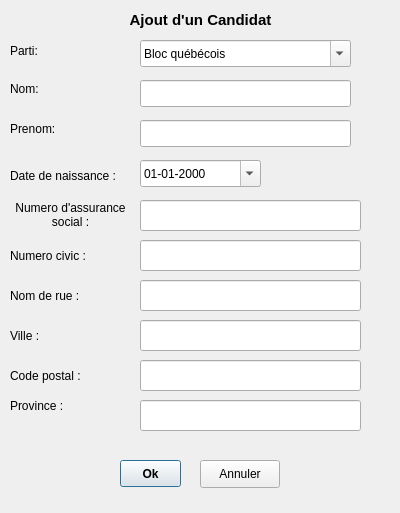
<?xml version="1.0" encoding="UTF-8"?>
<ui version="4.0">
 <class>candidatinterfaceClass</class>
 <widget class="QDialog" name="candidatinterfaceClass">
  <property name="geometry">
   <rect>
    <x>0</x>
    <y>0</y>
    <width>400</width>
    <height>513</height>
   </rect>
  </property>
  <property name="windowTitle">
   <string>candidatinterface</string>
  </property>
  <widget class="QLabel" name="label_nomC">
   <property name="geometry">
    <rect>
     <x>10</x>
     <y>80</y>
     <width>121</width>
     <height>17</height>
    </rect>
   </property>
   <property name="text">
    <string>Nom: </string>
   </property>
  </widget>
  <widget class="QLineEdit" name="lineEdit_nomC">
   <property name="geometry">
    <rect>
     <x>140</x>
     <y>80</y>
     <width>211</width>
     <height>27</height>
    </rect>
   </property>
  </widget>
  <widget class="QLabel" name="label_2">
   <property name="geometry">
    <rect>
     <x>80</x>
     <y>10</y>
     <width>241</width>
     <height>20</height>
    </rect>
   </property>
   <property name="font">
    <font>
     <pointsize>11</pointsize>
     <weight>75</weight>
     <bold>true</bold>
    </font>
   </property>
   <property name="text">
    <string>Ajout d'un Candidat</string>
   </property>
   <property name="alignment">
    <set>Qt::AlignCenter</set>
   </property>
  </widget>
  <widget class="QLabel" name="label_prenimC">
   <property name="geometry">
    <rect>
     <x>10</x>
     <y>120</y>
     <width>121</width>
     <height>17</height>
    </rect>
   </property>
   <property name="text">
    <string>Prenom: </string>
   </property>
  </widget>
  <widget class="QLineEdit" name="lineEdit_prenomC">
   <property name="geometry">
    <rect>
     <x>140</x>
     <y>120</y>
     <width>211</width>
     <height>27</height>
    </rect>
   </property>
  </widget>
  <widget class="QLabel" name="label_dateNaissance">
   <property name="geometry">
    <rect>
     <x>10</x>
     <y>160</y>
     <width>111</width>
     <height>31</height>
    </rect>
   </property>
   <property name="text">
    <string>Date de naissance :</string>
   </property>
  </widget>
  <widget class="QDateEdit" name="dateEditC">
   <property name="geometry">
    <rect>
     <x>140</x>
     <y>160</y>
     <width>121</width>
     <height>27</height>
    </rect>
   </property>
   <property name="maximumDate">
    <date>
     <year>7937</year>
     <month>12</month>
     <day>31</day>
    </date>
   </property>
   <property name="minimumDate">
    <date>
     <year>1770</year>
     <month>1</month>
     <day>1</day>
    </date>
   </property>
   <property name="displayFormat">
    <string>dd-MM-yyyy</string>
   </property>
   <property name="calendarPopup">
    <bool>true</bool>
   </property>
  </widget>
  <widget class="QLabel" name="label_nas">
   <property name="geometry">
    <rect>
     <x>10</x>
     <y>200</y>
     <width>121</width>
     <height>31</height>
    </rect>
   </property>
   <property name="text">
    <string>&lt;!DOCTYPE HTML PUBLIC &quot;-//W3C//DTD HTML 4.0//EN&quot; &quot;http://www.w3.org/TR/REC-html40/strict.dtd&quot;&gt;
&lt;html&gt;&lt;head&gt;&lt;meta name=&quot;qrichtext&quot; content=&quot;1&quot; /&gt;&lt;style type=&quot;text/css&quot;&gt;
p, li { white-space: pre-wrap; }
&lt;/style&gt;&lt;/head&gt;&lt;body style=&quot; font-family:'Noto Sans'; font-size:9pt; font-weight:400; font-style:normal;&quot;&gt;
&lt;table border=&quot;0&quot; style=&quot;-qt-table-type: root; margin-top:4px; margin-bottom:4px; margin-left:4px; margin-right:4px;&quot;&gt;
&lt;tr&gt;
&lt;td style=&quot;border: none;&quot;&gt;
&lt;p align=&quot;center&quot; style=&quot; margin-top:0px; margin-bottom:0px; margin-left:0px; margin-right:0px; -qt-block-indent:0; text-indent:0px;&quot;&gt;Numero d'assurance&lt;/p&gt;
&lt;p align=&quot;center&quot; style=&quot; margin-top:0px; margin-bottom:0px; margin-left:0px; margin-right:0px; -qt-block-indent:0; text-indent:0px;&quot;&gt;social :&lt;/p&gt;&lt;/td&gt;&lt;/tr&gt;&lt;/table&gt;&lt;/body&gt;&lt;/html&gt;</string>
   </property>
  </widget>
  <widget class="QLineEdit" name="lineEdit_nasC">
   <property name="geometry">
    <rect>
     <x>140</x>
     <y>200</y>
     <width>221</width>
     <height>31</height>
    </rect>
   </property>
  </widget>
  <widget class="QLabel" name="label_nCivic">
   <property name="geometry">
    <rect>
     <x>10</x>
     <y>240</y>
     <width>111</width>
     <height>31</height>
    </rect>
   </property>
   <property name="text">
    <string>Numero civic :</string>
   </property>
  </widget>
  <widget class="QLabel" name="label_rue">
   <property name="geometry">
    <rect>
     <x>10</x>
     <y>280</y>
     <width>111</width>
     <height>31</height>
    </rect>
   </property>
   <property name="text">
    <string>Nom de rue :</string>
   </property>
  </widget>
  <widget class="QLabel" name="label_ville">
   <property name="geometry">
    <rect>
     <x>10</x>
     <y>320</y>
     <width>111</width>
     <height>31</height>
    </rect>
   </property>
   <property name="text">
    <string>Ville :</string>
   </property>
  </widget>
  <widget class="QLabel" name="label_codePostal">
   <property name="geometry">
    <rect>
     <x>10</x>
     <y>360</y>
     <width>111</width>
     <height>31</height>
    </rect>
   </property>
   <property name="text">
    <string>Code postal :</string>
   </property>
  </widget>
  <widget class="QLabel" name="label_province">
   <property name="geometry">
    <rect>
     <x>10</x>
     <y>390</y>
     <width>111</width>
     <height>31</height>
    </rect>
   </property>
   <property name="text">
    <string>Province :</string>
   </property>
  </widget>
  <widget class="QLineEdit" name="lineEdit_nCivicC">
   <property name="geometry">
    <rect>
     <x>140</x>
     <y>240</y>
     <width>221</width>
     <height>31</height>
    </rect>
   </property>
   <property name="inputMethodHints">
    <set>Qt::ImhNone</set>
   </property>
  </widget>
  <widget class="QLineEdit" name="lineEdit_rueC">
   <property name="geometry">
    <rect>
     <x>140</x>
     <y>280</y>
     <width>221</width>
     <height>31</height>
    </rect>
   </property>
  </widget>
  <widget class="QLineEdit" name="lineEdit_villeC">
   <property name="geometry">
    <rect>
     <x>140</x>
     <y>320</y>
     <width>221</width>
     <height>31</height>
    </rect>
   </property>
  </widget>
  <widget class="QLineEdit" name="lineEdit_codePostalC">
   <property name="geometry">
    <rect>
     <x>140</x>
     <y>360</y>
     <width>221</width>
     <height>31</height>
    </rect>
   </property>
  </widget>
  <widget class="QLineEdit" name="lineEdit_provinceC">
   <property name="geometry">
    <rect>
     <x>140</x>
     <y>400</y>
     <width>221</width>
     <height>31</height>
    </rect>
   </property>
  </widget>
  <widget class="QPushButton" name="pushButton_valideCandidat">
   <property name="geometry">
    <rect>
     <x>120</x>
     <y>460</y>
     <width>61</width>
     <height>27</height>
    </rect>
   </property>
   <property name="font">
    <font>
     <weight>75</weight>
     <bold>true</bold>
    </font>
   </property>
   <property name="text">
    <string>Ok</string>
   </property>
  </widget>
  <widget class="QComboBox" name="comboBox">
   <property name="geometry">
    <rect>
     <x>140</x>
     <y>40</y>
     <width>211</width>
     <height>27</height>
    </rect>
   </property>
   <property name="editable">
    <bool>true</bool>
   </property>
   <property name="currentIndex">
    <number>0</number>
   </property>
   <item>
    <property name="text">
     <string>Bloc québécois</string>
    </property>
   </item>
   <item>
    <property name="text">
     <string>Conservateur</string>
    </property>
   </item>
   <item>
    <property name="text">
     <string>Independant</string>
    </property>
   </item>
   <item>
    <property name="text">
     <string>Liberal</string>
    </property>
   </item>
   <item>
    <property name="text">
     <string>Nouveau parti démocratique</string>
    </property>
   </item>
  </widget>
  <widget class="QLabel" name="label">
   <property name="geometry">
    <rect>
     <x>10</x>
     <y>40</y>
     <width>53</width>
     <height>21</height>
    </rect>
   </property>
   <property name="text">
    <string>Parti:</string>
   </property>
  </widget>
  <widget class="QPushButton" name="pushButton_Annuler">
   <property name="geometry">
    <rect>
     <x>200</x>
     <y>460</y>
     <width>80</width>
     <height>28</height>
    </rect>
   </property>
   <property name="text">
    <string>Annuler</string>
   </property>
  </widget>
 </widget>
 <layoutdefault spacing="6" margin="11"/>
 <resources/>
 <connections>
  <connection>
   <sender>pushButton_valideCandidat</sender>
   <signal>clicked()</signal>
   <receiver>candidatinterfaceClass</receiver>
   <slot>validerCandidat()</slot>
   <hints>
    <hint type="sourcelabel">
     <x>200</x>
     <y>473</y>
    </hint>
    <hint type="destinationlabel">
     <x>199</x>
     <y>256</y>
    </hint>
   </hints>
  </connection>
  <connection>
   <sender>pushButton_Annuler</sender>
   <signal>clicked()</signal>
   <receiver>candidatinterfaceClass</receiver>
   <slot>close()</slot>
   <hints>
    <hint type="sourcelabel">
     <x>239</x>
     <y>473</y>
    </hint>
    <hint type="destinationlabel">
     <x>199</x>
     <y>256</y>
    </hint>
   </hints>
  </connection>
 </connections>
 <slots>
  <slot>validerCandidat()</slot>
 </slots>
</ui>
